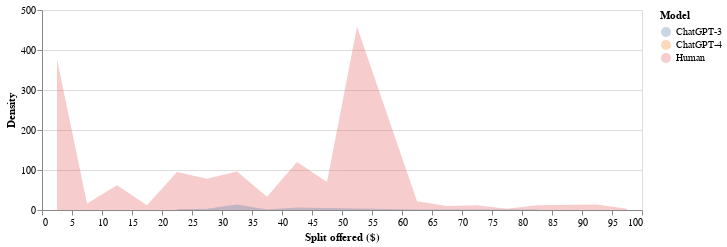

Notebook cell for this chart:
### Code cell
import pandas as pd
import os
import json
import csv
import re
import seaborn as sns
import matplotlib.pyplot as plt
import numpy as np
from matplotlib.ticker import FuncFormatter
import altair as alt

# Function to load data from CSV Files
def load_data(game, nrows=None):
    file_path = os.path.join('data', f'{game}.csv')
    return pd.read_csv(file_path, nrows=nrows)

# Get list of available games
game_files = [file.split('.')[0] for file in os.listdir('data') if file.endswith('.csv')]
selected_game = 'dictator'  # Example, you can change this to any game file you have

# Load data for the selected game (5000 lines only)
df = load_data(selected_game, nrows=5000)

binrange = (0, 100)
moves = []
for _, record in df.iterrows():
    if record['Role'] != 'first': continue
    if int(record['Round']) > 1: continue
    if int(record['Total']) != 100: continue
    if record['move'] == 'None': continue
    if record['gameType'] != 'dictator': continue

    move = float(record['move'])
    if move < binrange[0] or move > binrange[1]: continue

    moves.append(move)

df_dictator_human = choices_to_df(moves, 'Human')

choices = [50.0] * 30  # Example data, you can replace with your actual data
df_dictator_gpt4 = choices_to_df(choices, hue=str('ChatGPT-4'))

choices = [25, 35, 70, 30, 20, 25, 40, 80, 30, 30, 40, 30, 30, 30, 30, 30, 40, 40, 30, 30, 40, 30, 60, 20, 40, 25, 30, 30, 30]
df_dictator_turbo = choices_to_df(choices, hue=str('ChatGPT-3'))

# Concatenate all three dataframes
alt_df = pd.concat([df_dictator_human, df_dictator_gpt4, df_dictator_turbo])

# Altair plot for visualizing the distributions
alt_chart = alt.Chart(alt_df).mark_area(opacity=0.3).encode(
    x=alt.X('choices:Q', bin=alt.Bin(maxbins=20), title='Split offered ($)'),
    y=alt.Y('count():Q', stack=None, title='Density'),
    color=alt.Color('hue:N', title='Model')
).properties(
    width=600,
    height=200
).resolve_scale(
    y='independent'
)

# Display Altair chart
alt_chart

### Figure 1 — Vega-Lite specification as saved in the notebook (floating-point values rounded to 4 significant figures; data arrays with more than 128 entries replaced by an {"elided": "..."} marker saying what was removed)
{"config": {"view": {"continuousWidth": 300, "continuousHeight": 300}}, "data": {"name": "data-56906c56d8d44be633f2a34fb199e113"}, "mark": {"type": "area", "opacity": 0.3}, "encoding": {"color": {"field": "hue", "title": "Model", "type": "nominal"}, "x": {"bin": {"maxbins": 20}, "field": "choices", "title": "Split offered ($)", "type": "quantitative"}, "y": {"aggregate": "count", "stack": null, "title": "Density", "type": "quantitative"}}, "height": 200, "resolve": {"scale": {"y": "independent"}}, "width": 600, "$schema": "https://vega.github.io/schema/vega-lite/v5.16.3.json", "datasets": {"data-56906c56d8d44be633f2a34fb199e113": {"elided": "1552 records"}}}
